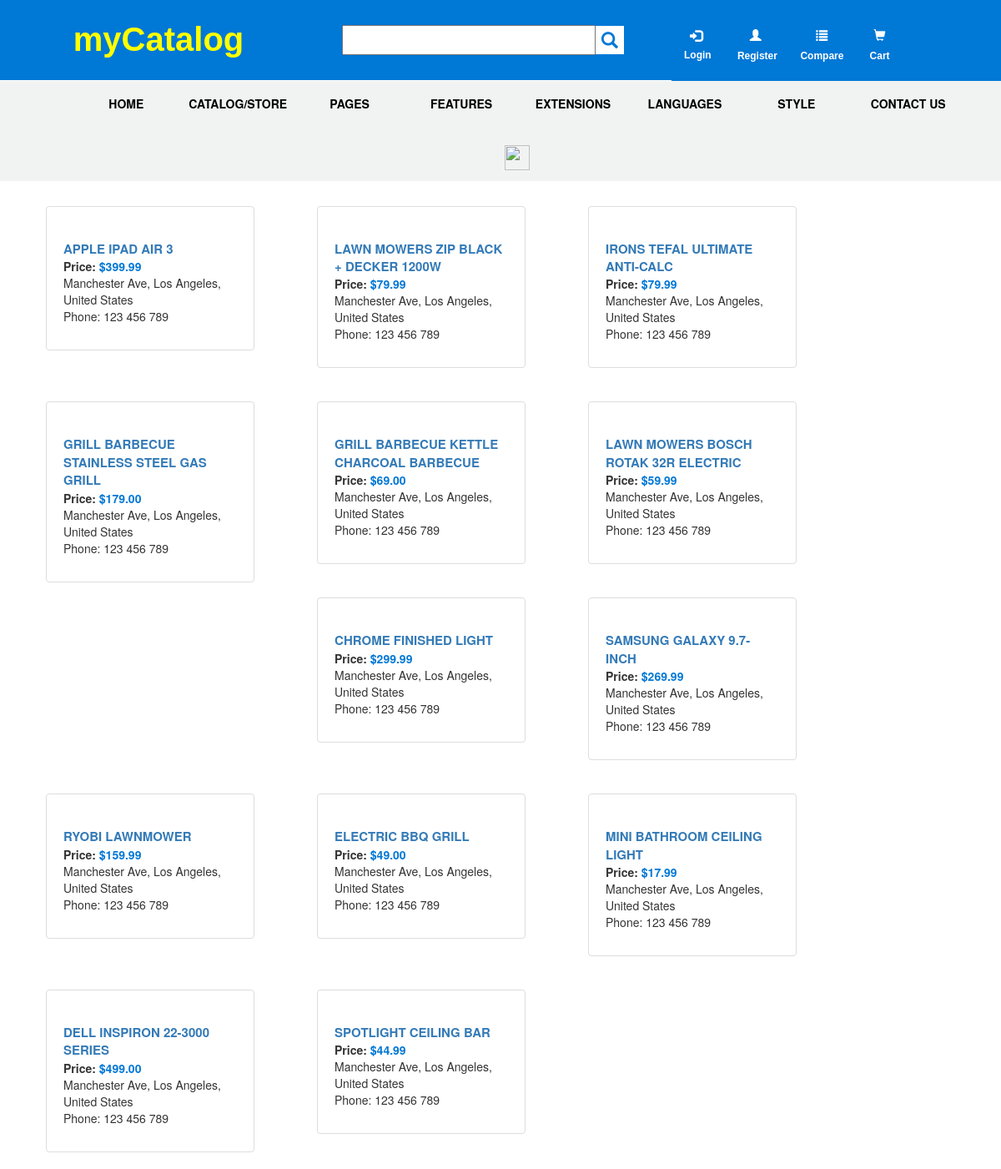
/products.php, run on the app's committed database.
### tables this page shows
CREATE TABLE IF NOT EXISTS `products` (
  `productid` int(11) NOT NULL AUTO_INCREMENT,
  `productname` varchar(255) NOT NULL,
  `price` decimal(10,2) DEFAULT NULL,
  `description` longtext,
  `image` varchar(255) DEFAULT NULL,
  `by_user` varchar(255) DEFAULT NULL,
  PRIMARY KEY (`productid`)
);

### Admin/model/m_product.php (called while the page is built, shortened)
<?php
	function get_products(){
		$db = getDB();
		$query ="SELECT * FROM products ORDER BY productid";
		try {
			$statement = $db->prepare($query);
			$statement->execute();
			$result = $statement->fetchAll();
			return $result;
		} catch (PDOException $e) {
			$error_message = $e->getMessage();
			echo "Error execute query statement:".$error_message;
		}
	}
?>

### products.php (the view, shortened to what this page needs)
<?php
	include_once('Admin/model/m_product.php');
	$products = get_products();
?>
<!DOCTYPE html>
<html lang="">
	<head>
		<link rel="stylesheet" href="https://maxcdn.bootstrapcdn.com/bootstrap/3.3.6/css/bootstrap.min.css">
		<link rel="stylesheet" href="./css/assign1products.css">
	</head>
	<body>
		<div class="row">
			<div class="logo col-sm-4"><a href="index.php"><span style="color: yellow; font-weight: bold; font-size: 40px; font-family: arial">myCatalog</span></a>
			</div>
			<div class="search col-sm-4 ">
			<form id="search-form" action="search_product.php" method="GET">
				<input name="value" class="searchinput col-sm-6" type="text">
				<div class="search_btn glyphicon glyphicon-search" onclick="document.getElementById('search-form').submit();">
				</div>
			</form>
			</div>
			<div class="order col-sm-4">
				<div class="login"><a class="loginlogo glyphicon glyphicon-log-in" href="login.php"></a><br><a class="loginlabel" href="login.php"><label for="">Login</label></a></div>
				<div class="register"><a class="registerlogo glyphicon glyphicon-user" href="register.php"></a><br><a href="register.php"><label class="label">Register</label></a></div>
				<div class="compare"><a class="comparelogo glyphicon glyphicon-list" href="#"></a><br><a href="#"><label class="label">Compare</label></a></div>
				<div class="cart"><a class="cartlogo glyphicon glyphicon-shopping-cart" href="#"></a><br><a href="#"><label class="label">Cart</label></a></div>
			</div>
		</div>
		<div id="menu">
			<ul>
				<li id="home"><a href="index.php">HOME</a>
				</li>
				<li><a href="">CATALOG/STORE</a></li>
				<li><a href="#">PAGES</a>
				</li>
				<li><a href="#">FEATURES</a>
				</li>
				<li><a href="#">EXTENSIONS</a>
				</li>
				<li><a href="#">LANGUAGES</a>
				</li>
				<li><a href="#">STYLE</a>
				</li>
				<li><a href="#">CONTACT US</a></li>
				<li class="menulist"><a href="#"><img class="listmenu" src="https://upload.wikimedia.org/wikipedia/commons/thumb/2/2c/Ei-navicon.svg/1000px-Ei-navicon.svg.png" alt="" width="30px" height="30px"></a></li>
			</ul>
		</div>
		<?php foreach ($products as $key => $value):?>
		<div class="thumbnail">
			<br>
			<p class="thumbdetail">
				<a href="./detail.php?productid=<?php echo $value['productid']?>"><span style="font-weight: bold; font-size: 15px;"><?php echo $value['productname']?></span></a> <br><span style="font-weight: bold;">Price:</span> <span style="font-weight: bold; color: #0078D6;">$<?php echo $value['price']?></span> <br>Manchester Ave, Los Angeles, United States <br>Phone: 123 456 789
			</p>
		</div>
		<?php endforeach;?>
	</body>
</html>

### css/assign1products.css (style rules this page uses)
.logo { font-family: arial; background-color: #0078D6; text-align: center; padding-top: 0.5cm; padding-bottom: 20px; }
.row .logo a { text-decoration: none; }
.search { background-color: #0078D6; padding-right: 1cm; padding-top: 0.8cm; padding-bottom: 0.8cm; }
.searchinput { padding-top: 0.15cm; padding-bottom: 0.15cm; width: 85%; margin-right: 0; padding-right: 0; }
.search_btn { font-size: 20px; background-color: white; padding: 7.1px; margin-left: 0; color: #0078D6; }
.login { padding-top: 17px; font-size: 15px; background-color: #0078D6; color: #ffffff;s float: left; width: 1.5cm; padding-bottom: 16px; float: left; }
.loginlogo { width: 1cm; padding-left: 7px; padding-top: 17px; padding-bottom: 2px; color: #ffffff; text-decoration: none; background-color: #0078D6; }
.order .loginlogo { text-decoration: none; }
.loginlabel { padding-top: 2px; margin-top: 0px; background-color: #0078D6; color: #ffffff; font-family: arial; font-size: 12px; }
.register { width: 2cm; float: left; }
.compare { width: 2.2cm; float: left; }
.cart { float: left; }
.registerlogo { width: 1.5cm; padding-left: 22px; padding-top: 33px; padding-bottom: 7px; color: #ffffff; text-decoration: none; background-color: #0078D6; }
.comparelogo { width: 1.5cm; padding-left: 26px; padding-top: 33px; padding-bottom: 7px; color: #ffffff; text-decoration: none; background-color: #0078D6; }
.cartlogo { width: 1cm; padding-left: 12px; padding-top: 33px; padding-bottom: 7px; color: #ffffff; text-decoration: none; background-color: #0078D6; }
.label { padding-top: 10px; margin-top: 1px; background-color: #0078D6; color: #ffffff; font-family: arial; font-size: 12px; }
.order { background-color: #0078D6; padding-top: 1px; }
.register .registerlogo { text-decoration: none; }
.compare .comparelogo { text-decoration: none; }
.cart .cartlogo { text-decoration: none; }
#menu ul { list-style-type: none; background-color: #f1f3f2; text-align: center; }
#menu ul li { color: black; display: inline-table; width: 130px; height: 60px; padding-top: 17px; position: relative; }
#menu ul li a { color: #000000; text-decoration: none; font-weight: bold; display: block; }
.thumbnail { width: 250px; float: left; padding: 20px; margin: 20px; margin-left: 55px; }

### data on the page
products: productname "APPLE IPAD AIR 3", price "399.99"
products: productname "LAWN MOWERS ZIP BLACK + DECKER 1200W", price "79.99"
products: productname "IRONS TEFAL ULTIMATE ANTI-CALC", price "79.99"
products: productname "GRILL BARBECUE STAINLESS STEEL GAS GRILL", price "179.00"
products: productname "GRILL BARBECUE KETTLE CHARCOAL BARBECUE", price "69.00"
products: productname "LAWN MOWERS BOSCH ROTAK 32R ELECTRIC", price "59.99"
products: productname "CHROME FINISHED LIGHT", price "299.99"
products: productname "SAMSUNG GALAXY 9.7-INCH", price "269.99"
products: productname "RYOBI LAWNMOWER", price "159.99"
products: productname "ELECTRIC BBQ GRILL", price "49.00"
products: productname "MINI BATHROOM CEILING LIGHT", price "17.99"
products: productname "DELL INSPIRON 22-3000 SERIES", price "499.00"
products: productname "SPOTLIGHT CEILING BAR", price "44.99"
